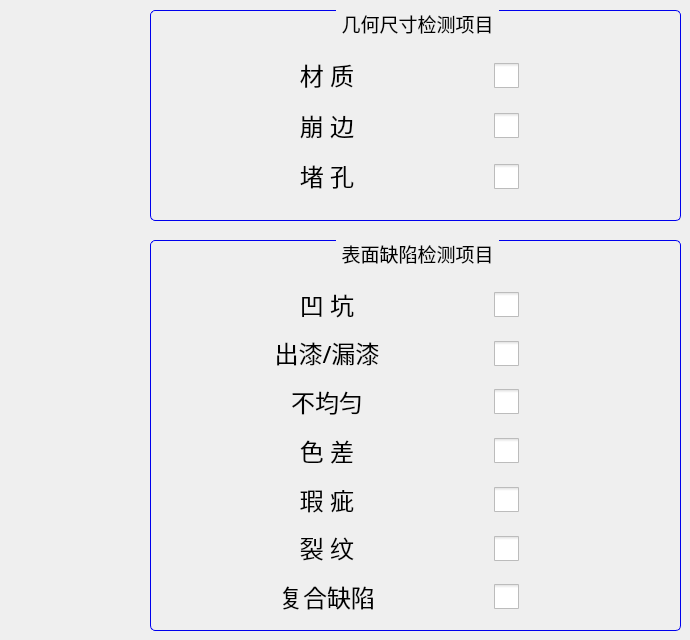
   <widget class="QWidget" name="tab_4">
    <attribute name="title">
     <string>检测方法设置</string>
    </attribute>
    <widget class="QGroupBox" name="LightGroupBox_1">
     <property name="geometry">
      <rect>
       <x>150</x>
       <y>10</y>
       <width>531</width>
       <height>211</height>
      </rect>
     </property>
     <property name="font">
      <font>
       <family>Yahei Mono</family>
       <pointsize>14</pointsize>
       <weight>50</weight>
       <italic>false</italic>
       <bold>false</bold>
      </font>
     </property>
     <property name="styleSheet">
      <string notr="true">QGroupBox 
{
	border:1px solid #0000EE;
	border-radius:5px;
	margin-top:1.5ex;
}
QGroupBox::title 
{
	subcontrol-origin: margin;
	subcontrol-position: top center;
	padding: 0 3px;
}</string>
     </property>
     <property name="title">
      <string>几何尺寸检测项目</string>
     </property>
     <property name="flat">
      <bool>false</bool>
     </property>
     <property name="checkable">
      <bool>false</bool>
     </property>
     <widget class="QWidget" name="layoutWidget">
      <property name="geometry">
       <rect>
        <x>10</x>
        <y>40</y>
        <width>501</width>
        <height>151</height>
       </rect>
      </property>
      <layout class="QGridLayout" name="gridLayout_2" columnstretch="2,1">
       <property name="spacing">
        <number>0</number>
       </property>
       <item row="0" column="1">
        <widget class="QCheckBox" name="checkBox">
         <property name="sizePolicy">
          <sizepolicy hsizetype="Preferred" vsizetype="Preferred">
           <horstretch>0</horstretch>
           <verstretch>0</verstretch>
          </sizepolicy>
         </property>
         <property name="minimumSize">
          <size>
           <width>0</width>
           <height>0</height>
          </size>
         </property>
         <property name="styleSheet">
          <string notr="true">QCheckBox {
    spacing: 0px;
}

QCheckBox::indicator {
    width: 25px;
    height: 25px;
}</string>
         </property>
         <property name="text">
          <string/>
         </property>
         <property name="iconSize">
          <size>
           <width>16</width>
           <height>16</height>
          </size>
         </property>
        </widget>
       </item>
       <item row="2" column="0">
        <widget class="QLabel" name="lable_17">
         <property name="font">
          <font>
           <family>Yahei Mono</family>
           <pointsize>18</pointsize>
           <weight>50</weight>
           <bold>false</bold>
          </font>
         </property>
         <property name="styleSheet">
          <string notr="true"/>
         </property>
         <property name="text">
          <string>堵 孔</string>
         </property>
         <property name="alignment">
          <set>Qt::AlignCenter</set>
         </property>
        </widget>
       </item>
       <item row="0" column="0">
        <widget class="QLabel" name="lable_15">
         <property name="font">
          <font>
           <family>Yahei Mono</family>
           <pointsize>18</pointsize>
           <weight>50</weight>
           <bold>false</bold>
          </font>
         </property>
         <property name="styleSheet">
          <string notr="true"/>
         </property>
         <property name="text">
          <string>材 质</string>
         </property>
         <property name="alignment">
          <set>Qt::AlignCenter</set>
         </property>
        </widget>
       </item>
       <item row="1" column="1">
        <widget class="QCheckBox" name="checkBox_2">
         <property name="sizePolicy">
          <sizepolicy hsizetype="Preferred" vsizetype="Preferred">
           <horstretch>0</horstretch>
           <verstretch>0</verstretch>
          </sizepolicy>
         </property>
         <property name="minimumSize">
          <size>
           <width>0</width>
           <height>0</height>
          </size>
         </property>
         <property name="styleSheet">
          <string notr="true">QCheckBox {
    spacing: 0px;
}

QCheckBox::indicator {
    width: 25px;
    height: 25px;
}</string>
         </property>
         <property name="text">
          <string/>
         </property>
         <property name="iconSize">
          <size>
           <width>16</width>
           <height>16</height>
          </size>
         </property>
        </widget>
       </item>
       <item row="2" column="1">
        <widget class="QCheckBox" name="checkBox_3">
         <property name="sizePolicy">
          <sizepolicy hsizetype="Preferred" vsizetype="Preferred">
           <horstretch>0</horstretch>
           <verstretch>0</verstretch>
          </sizepolicy>
         </property>
         <property name="minimumSize">
          <size>
           <width>0</width>
           <height>0</height>
          </size>
         </property>
         <property name="styleSheet">
          <string notr="true">QCheckBox {
    spacing: 0px;
}

QCheckBox::indicator {
    width: 25px;
    height: 25px;
}</string>
         </property>
         <property name="text">
          <string/>
         </property>
         <property name="iconSize">
          <size>
           <width>16</width>
           <height>16</height>
          </size>
         </property>
        </widget>
       </item>
       <item row="1" column="0">
        <widget class="QLabel" name="lable_16">
         <property name="font">
          <font>
           <family>Yahei Mono</family>
           <pointsize>18</pointsize>
           <weight>50</weight>
           <bold>false</bold>
          </font>
         </property>
         <property name="styleSheet">
          <string notr="true"/>
         </property>
         <property name="text">
          <string>崩 边</string>
         </property>
         <property name="alignment">
          <set>Qt::AlignCenter</set>
         </property>
        </widget>
       </item>
      </layout>
     </widget>
    </widget>
    <widget class="QGroupBox" name="LightGroupBox_2">
     <property name="geometry">
      <rect>
       <x>150</x>
       <y>240</y>
       <width>531</width>
       <height>391</height>
      </rect>
     </property>
     <property name="font">
      <font>
       <family>Yahei Mono</family>
       <pointsize>14</pointsize>
       <weight>50</weight>
       <italic>false</italic>
       <bold>false</bold>
      </font>
     </property>
     <property name="styleSheet">
      <string notr="true">QGroupBox 
{
	border:1px solid #0000EE;
	border-radius:5px;
	margin-top:1.5ex;
}
QGroupBox::title 
{
	subcontrol-origin: margin;
	subcontrol-position: top center;
	padding: 0 3px;
}</string>
     </property>
     <property name="title">
      <string>表面缺陷检测项目</string>
     </property>
     <property name="flat">
      <bool>false</bool>
     </property>
     <property name="checkable">
      <bool>false</bool>
     </property>
     <widget class="QWidget" name="layoutWidget_2">
      <property name="geometry">
       <rect>
        <x>10</x>
        <y>40</y>
        <width>501</width>
        <height>341</height>
       </rect>
      </property>
      <layout class="QGridLayout" name="gridLayout_3" columnstretch="2,1">
       <property name="spacing">
        <number>0</number>
       </property>
       <item row="5" column="1">
        <widget class="QCheckBox" name="checkBox_11">
         <property name="sizePolicy">
          <sizepolicy hsizetype="Preferred" vsizetype="Preferred">
           <horstretch>0</horstretch>
           <verstretch>0</verstretch>
          </sizepolicy>
         </property>
         <property name="minimumSize">
          <size>
           <width>0</width>
           <height>0</height>
          </size>
         </property>
         <property name="styleSheet">
          <string notr="true">QCheckBox {
    spacing: 0px;
}

QCheckBox::indicator {
    width: 25px;
    height: 25px;
}</string>
         </property>
         <property name="text">
          <string/>
         </property>
         <property name="iconSize">
          <size>
           <width>16</width>
           <height>16</height>
          </size>
         </property>
        </widget>
       </item>
       <item row="0" column="0">
        <widget class="QLabel" name="lable_19">
         <property name="font">
          <font>
           <family>Yahei Mono</family>
           <pointsize>18</pointsize>
           <weight>50</weight>
           <bold>false</bold>
          </font>
         </property>
         <property name="styleSheet">
          <string notr="true"/>
         </property>
         <property name="text">
          <string>凹 坑</string>
         </property>
         <property name="alignment">
          <set>Qt::AlignCenter</set>
         </property>
        </widget>
       </item>
       <item row="5" column="0">
        <widget class="QLabel" name="lable_24">
         <property name="font">
          <font>
           <family>Yahei Mono</family>
           <pointsize>18</pointsize>
           <weight>50</weight>
           <bold>false</bold>
          </font>
         </property>
         <property name="styleSheet">
          <string notr="true"/>
         </property>
         <property name="text">
          <string>裂 纹</string>
         </property>
         <property name="alignment">
          <set>Qt::AlignCenter</set>
         </property>
        </widget>
       </item>
       <item row="4" column="0">
        <widget class="QLabel" name="lable_23">
         <property name="font">
          <font>
           <family>Yahei Mono</family>
           <pointsize>18</pointsize>
           <weight>50</weight>
           <bold>false</bold>
          </font>
         </property>
         <property name="styleSheet">
          <string notr="true"/>
         </property>
         <property name="text">
          <string>瑕 疵</string>
         </property>
         <property name="alignment">
          <set>Qt::AlignCenter</set>
         </property>
        </widget>
       </item>
       <item row="4" column="1">
        <widget class="QCheckBox" name="checkBox_9">
         <property name="sizePolicy">
          <sizepolicy hsizetype="Preferred" vsizetype="Preferred">
           <horstretch>0</horstretch>
           <verstretch>0</verstretch>
          </sizepolicy>
         </property>
         <property name="minimumSize">
          <size>
           <width>0</width>
           <height>0</height>
          </size>
         </property>
         <property name="styleSheet">
          <string notr="true">QCheckBox {
    spacing: 0px;
}

QCheckBox::indicator {
    width: 25px;
    height: 25px;
}</string>
         </property>
         <property name="text">
          <string/>
         </property>
         <property name="iconSize">
          <size>
           <width>16</width>
           <height>16</height>
          </size>
         </property>
        </widget>
       </item>
       <item row="3" column="1">
        <widget class="QCheckBox" name="checkBox_7">
         <property name="sizePolicy">
          <sizepolicy hsizetype="Preferred" vsizetype="Preferred">
           <horstretch>0</horstretch>
           <verstretch>0</verstretch>
          </sizepolicy>
         </property>
         <property name="minimumSize">
          <size>
           <width>0</width>
           <height>0</height>
          </size>
         </property>
         <property name="styleSheet">
          <string notr="true">QCheckBox {
    spacing: 0px;
}

QCheckBox::indicator {
    width: 25px;
    height: 25px;
}</string>
         </property>
         <property name="text">
          <string/>
         </property>
         <property name="iconSize">
          <size>
           <width>16</width>
           <height>16</height>
          </size>
         </property>
        </widget>
       </item>
       <item row="2" column="0">
        <widget class="QLabel" name="lable_21">
         <property name="font">
          <font>
           <family>Yahei Mono</family>
           <pointsize>18</pointsize>
           <weight>50</weight>
           <bold>false</bold>
          </font>
         </property>
         <property name="styleSheet">
          <string notr="true"/>
         </property>
         <property name="text">
          <string>不均匀</string>
         </property>
         <property name="alignment">
          <set>Qt::AlignCenter</set>
         </property>
        </widget>
       </item>
       <item row="1" column="1">
        <widget class="QCheckBox" name="checkBox_5">
         <property name="sizePolicy">
          <sizepolicy hsizetype="Preferred" vsizetype="Preferred">
           <horstretch>0</horstretch>
           <verstretch>0</verstretch>
          </sizepolicy>
         </property>
         <property name="minimumSize">
          <size>
           <width>0</width>
           <height>0</height>
          </size>
         </property>
         <property name="styleSheet">
          <string notr="true">QCheckBox {
    spacing: 0px;
}

QCheckBox::indicator {
    width: 25px;
    height: 25px;
}</string>
         </property>
         <property name="text">
          <string/>
         </property>
         <property name="iconSize">
          <size>
           <width>16</width>
           <height>16</height>
          </size>
         </property>
        </widget>
       </item>
       <item row="0" column="1">
        <widget class="QCheckBox" name="checkBox_4">
         <property name="sizePolicy">
          <sizepolicy hsizetype="Preferred" vsizetype="Preferred">
           <horstretch>0</horstretch>
           <verstretch>0</verstretch>
          </sizepolicy>
         </property>
         <property name="minimumSize">
          <size>
           <width>0</width>
           <height>0</height>
          </size>
         </property>
         <property name="styleSheet">
          <string notr="true">QCheckBox {
    spacing: 0px;
}

QCheckBox::indicator {
    width: 25px;
    height: 25px;
}</string>
         </property>
         <property name="text">
          <string/>
         </property>
         <property name="iconSize">
          <size>
           <width>16</width>
           <height>16</height>
          </size>
         </property>
        </widget>
       </item>
       <item row="6" column="0">
        <widget class="QLabel" name="lable_20">
         <property name="font">
          <font>
           <family>Yahei Mono</family>
           <pointsize>18</pointsize>
           <weight>50</weight>
           <bold>false</bold>
          </font>
         </property>
         <property name="styleSheet">
          <string notr="true"/>
         </property>
         <property name="text">
          <string>复合缺陷</string>
         </property>
         <property name="alignment">
          <set>Qt::AlignCenter</set>
         </property>
        </widget>
       </item>
       <item row="3" column="0">
        <widget class="QLabel" name="lable_22">
         <property name="font">
          <font>
           <family>Yahei Mono</family>
           <pointsize>18</pointsize>
           <weight>50</weight>
           <bold>false</bold>
          </font>
         </property>
         <property name="styleSheet">
          <string notr="true"/>
         </property>
         <property name="text">
          <string>色 差</string>
         </property>
         <property name="alignment">
          <set>Qt::AlignCenter</set>
         </property>
        </widget>
       </item>
       <item row="1" column="0">
        <widget class="QLabel" name="lable_18">
         <property name="font">
          <font>
           <family>Yahei Mono</family>
           <pointsize>18</pointsize>
           <weight>50</weight>
           <bold>false</bold>
          </font>
         </property>
         <property name="styleSheet">
          <string notr="true"/>
         </property>
         <property name="text">
          <string>出漆/漏漆</string>
         </property>
         <property name="alignment">
          <set>Qt::AlignCenter</set>
         </property>
        </widget>
       </item>
       <item row="6" column="1">
        <widget class="QCheckBox" name="checkBox_6">
         <property name="sizePolicy">
          <sizepolicy hsizetype="Preferred" vsizetype="Preferred">
           <horstretch>0</horstretch>
           <verstretch>0</verstretch>
          </sizepolicy>
         </property>
         <property name="minimumSize">
          <size>
           <width>0</width>
           <height>0</height>
          </size>
         </property>
         <property name="styleSheet">
          <string notr="true">QCheckBox {
    spacing: 0px;
}

QCheckBox::indicator {
    width: 25px;
    height: 25px;
}</string>
         </property>
         <property name="text">
          <string/>
         </property>
         <property name="iconSize">
          <size>
           <width>16</width>
           <height>16</height>
          </size>
         </property>
        </widget>
       </item>
       <item row="2" column="1">
        <widget class="QCheckBox" name="checkBox_8">
         <property name="sizePolicy">
          <sizepolicy hsizetype="Preferred" vsizetype="Preferred">
           <horstretch>0</horstretch>
           <verstretch>0</verstretch>
          </sizepolicy>
         </property>
         <property name="minimumSize">
          <size>
           <width>0</width>
           <height>0</height>
          </size>
         </property>
         <property name="styleSheet">
          <string notr="true">QCheckBox {
    spacing: 0px;
}

QCheckBox::indicator {
    width: 25px;
    height: 25px;
}</string>
         </property>
         <property name="text">
          <string/>
         </property>
         <property name="iconSize">
          <size>
           <width>16</width>
           <height>16</height>
          </size>
         </property>
        </widget>
       </item>
      </layout>
     </widget>
    </widget>
   </widget>
